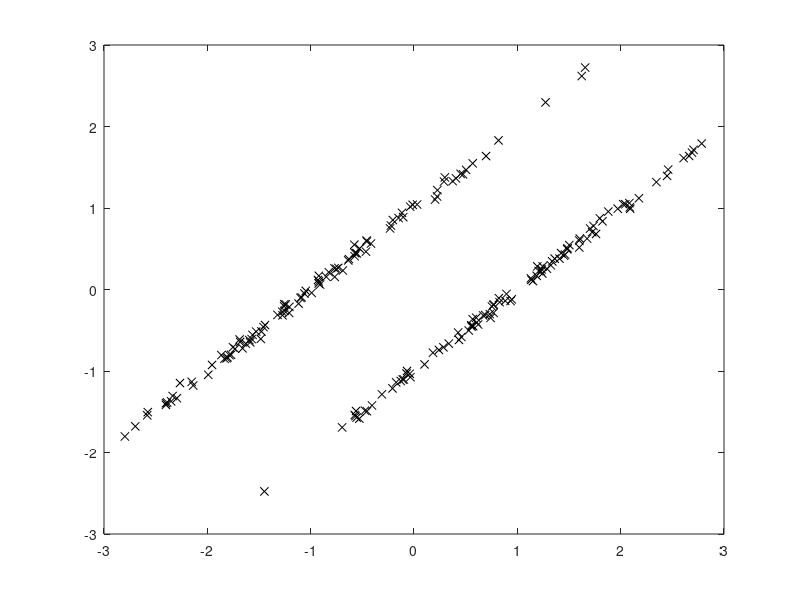

Recreate this plot in MATLAB. (Note: this script raises an error after producing the figure.)
%% MoG Prototype
%  -----------------
% close all
clear all

N=100;
X1=mvnrnd([-1 0],[0 1]*[0 1]'+0.001*eye(2),N)';
X2=mvnrnd([1 0],[0 1]*[0 1]'+0.001*eye(2),N)';
X = [X1 X2];
%X = [-1 -1 -1 1 1 1; -1 0 1 -1 0 1];

p1 = [-0.5 ; 0];
p2 = [ 0.5 ; 0];

C  = [1 0; 0 1];
C1  = C;
C2  = C;
e = 0.001;

%p1 = [1 ; 0.5];
%p2 = [1 ; -0.5];

figure(2);

for cnt=1:4
   %Just plot stuff
   plot(X(1,:),X(2,:),'kx')
   axis([-3 3 -3 3])
   hold on;
   h1=plot_gaussian_ellipsoid(p1',C1,2);set(h1,'color','red');
   h2=plot_gaussian_ellipsoid(p2',C2,2);set(h2,'color','green');
   hold off;
   
   %Find nearest (pdf-metric) prototype! (Phase 1)
   y1 = mvnpdf(X',p1',C1);
   y2 = mvnpdf(X',p2',C2);
   yt = [y1 y2];
   [D I]=max(yt,[],2);
   ind1 = (I==1); %Cluster 1
   ind2 = (I==2); %Cluster 2
   pause;
    
   %Just plot stuff
   plot(X(1,ind1),X(2,ind1),'rx')
   axis([-3 3 -3 3])
   hold on;
   plot(X(1,ind2),X(2,ind2),'gx')
   h1=plot_gaussian_ellipsoid(p1',C1,2);set(h1,'color','red');
   h2=plot_gaussian_ellipsoid(p2',C2,2);set(h2,'color','green');
   pause;
   
   %Calc new prototypes(Phase 2)
   p1 = mean(X(:,ind1),2);
   p2 = mean(X(:,ind2),2);
   
   newC=zeros(2,2);
   for i=find(ind1')
      newC = newC + (X(:,i)-p1)*(X(:,i)-p1)';
   end
   C1=newC/sum(ind1)+e*C;
   
   newC=zeros(2,2);
   for i=find(ind2')
      newC = newC + (X(:,i)-p2)*(X(:,i)-p2)';
   end
   C2=newC/sum(ind2)+e*C;
   
   %Just plot stuff
   h1=plot_gaussian_ellipsoid(p1',C1,2);set(h1,'color','red');
   h2=plot_gaussian_ellipsoid(p2',C2,2);set(h2,'color','green');
   hold off;
   pause;beep
   
end
